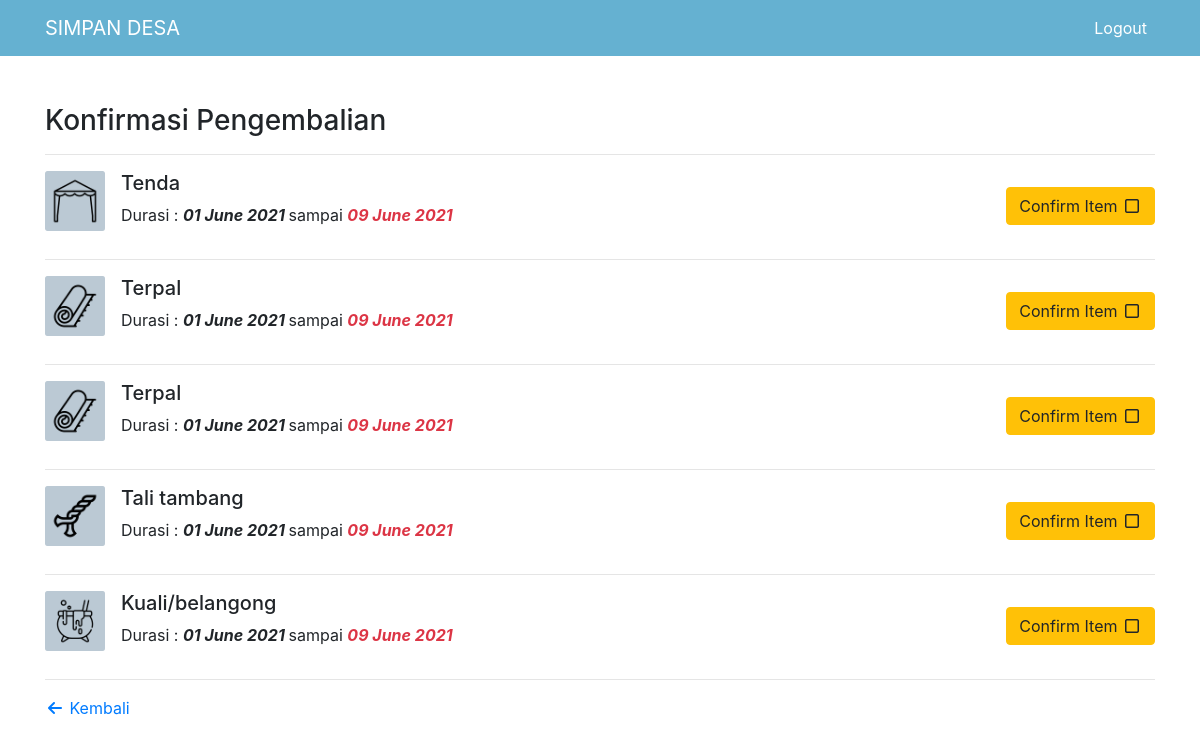
Page /detail-pinjam.php?id=1 (signed in) on the earlier database version.
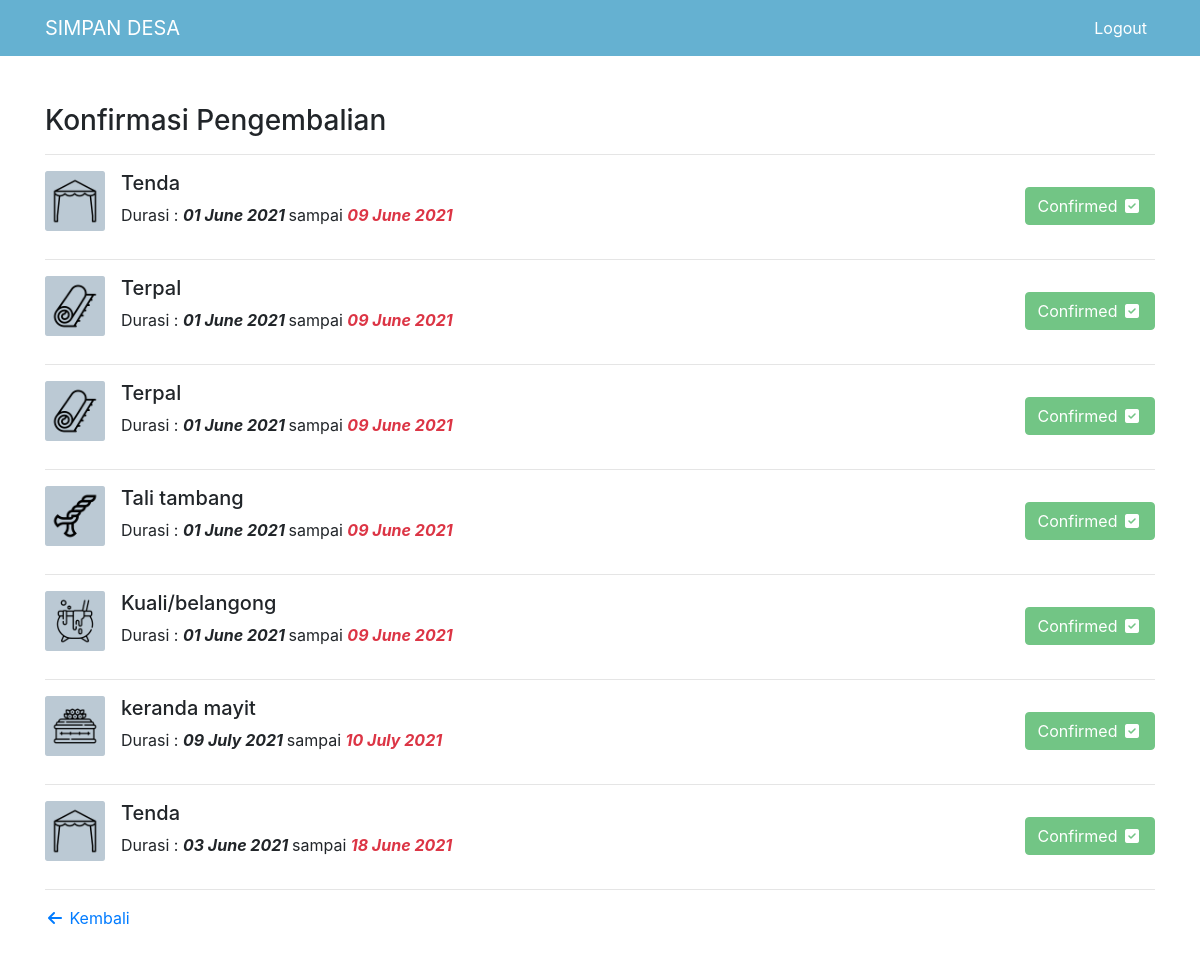
Same page on the later database version.
### tables this page shows
CREATE TABLE `konfirmasi` (
  `id_konfirmasi` int(11) NOT NULL,
  `id_kuantitas` int(11) NOT NULL,
  `id_barang` int(11) NOT NULL,
  `tgl_pinjem` int(11) NOT NULL,
  `tgl_kembali` int(11) NOT NULL,
  `id_user` int(11) NOT NULL,
  `status_kembali` int(11) NOT NULL
);

CREATE TABLE `barang` (
  `id_barang` int(11) NOT NULL,
  `nama_barang` varchar(128) NOT NULL,
  `gambar` varchar(128) NOT NULL
);

### detail-pinjam.php (the view, shortened to what this page needs)
<?php
require "koneksi.php";
include "header.php";
$id_user = $_GET['id'];
$sql = "SELECT * FROM konfirmasi JOIN barang ON konfirmasi.id_barang=barang.id_barang WHERE konfirmasi.id_user = $id_user ORDER BY konfirmasi.status_kembali ASC";
$query = mysqli_query($koneksi, $sql);
?>
<div class="container py-5">
    <h3>Konfirmasi Pengembalian</h3>
    <hr>
    <ul class="list-unstyled">
        <?php while ($result = mysqli_fetch_assoc($query)) : ?>
        <div class="media">
            <img class="align-self-start mr-3" src="img/<?= $result['gambar'] ?>" height="60"
                alt="Generic placeholder image">
            <div class="media-body">
                <h5 class="mt-0"><?= $result['nama_barang'] ?></h5>
                <p>Durasi : <strong><i><?= date("d F Y  ", $result['tgl_pinjem']) ?></i></strong> sampai <strong><i
                            class="text-danger">
                            <?= date("d F Y  ", $result['tgl_kembali']) ?> </i></strong>
                </p>
            </div>
            <?php if ($result['status_kembali'] == 0): ?>
            <a href="konfirmasi-barang.php?konfirmasi=<?= $result['id_konfirmasi'] ?>&user=<?= $id_user ?>"
                class="btn mt-3 btn-warning">Confirm
                Item <i class="far fa-fw fa-square"></i></a>
            <?php else : ?>
            <button class="btn mt-3 btn-success disabled">Confirmed
                <i class="fas fa-fw fa-check-square"></i></button>
            <?php endif; ?>
        </div>
        <hr>
        <?php endwhile; ?>
    </ul>
    <a href="admin.php"><i class="fas fa-fw fa-arrow-left"></i> Kembali</a>
</div>
<?php include 'footer.php'; ?>

### header.php (shortened to what this page needs)
<!doctype html>
<html lang="en">
<head>
    <link rel="stylesheet" href="style.css">
    <link rel="stylesheet" href="https://stackpath.bootstrapcdn.com/bootstrap/4.1.3/css/bootstrap.min.css"
>
    <link rel="stylesheet" href="https://cdn.datatables.net/1.10.24/css/dataTables.bootstrap4.min.css">
</head>
<body>
    <nav class="navbar navbar-expand-lg navbar-dark" style="background-color:  #65B1D1;">
        <div class="container">
            <a class="navbar-brand" href="#">SIMPAN DESA</a>
            <div class="collapse navbar-collapse" id="navbarNav">
                <ul class="navbar-nav ml-auto">
                    <li class="nav-item active">
                        <a class="nav-link" href="logout.php">Logout <span class="sr-only">(current)</span></a>
                    </li>
                </ul>
            </div>
        </div>
    </nav>

### footer.php (shortened to what this page needs)
</body>
</html>

Differences in the rows shown:
changed konfirmasi (number 1 of 7 on the later page): status_kembali "Confirm Item" → "Confirmed"
changed konfirmasi (number 2 of 7 on the later page): status_kembali "Confirm Item" → "Confirmed"
changed konfirmasi (number 3 of 7 on the later page): status_kembali "Confirm Item" → "Confirmed"
changed konfirmasi "Tali tambang": status_kembali "Confirm Item" → "Confirmed"
changed konfirmasi "Kuali/belangong": status_kembali "Confirm Item" → "Confirmed"
added konfirmasi: id_barang.gambar (picture), id_barang.nama_barang "keranda mayit", tgl_pinjem "09 July 2021", tgl_kembali "10 July 2021", status_kembali "Confirmed"
added konfirmasi: id_barang.gambar (picture), id_barang.nama_barang "Tenda", tgl_pinjem "03 June 2021", tgl_kembali "18 June 2021", status_kembali "Confirmed"
